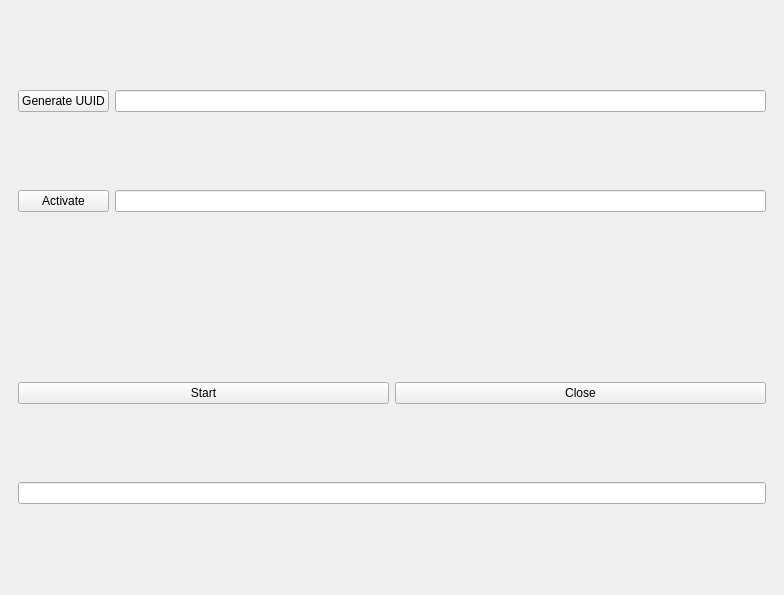
<?xml version="1.0" encoding="UTF-8"?>
<ui version="4.0">
 <class>MainWindow</class>
 <widget class="QMainWindow" name="MainWindow">
  <property name="geometry">
   <rect>
    <x>0</x>
    <y>0</y>
    <width>784</width>
    <height>595</height>
   </rect>
  </property>
  <property name="windowTitle">
   <string>MainWindow</string>
  </property>
  <widget class="QWidget" name="centralwidget">
   <layout class="QVBoxLayout" name="verticalLayout">
    <item>
     <widget class="QWidget" name="widget" native="true">
      <layout class="QGridLayout" name="gridLayout_3">
       <item row="1" column="1">
        <widget class="QPushButton" name="actBtn">
         <property name="text">
          <string>Activate</string>
         </property>
        </widget>
       </item>
       <item row="1" column="2">
        <widget class="QLineEdit" name="actEdit"/>
       </item>
       <item row="0" column="2">
        <widget class="QLineEdit" name="genEdit"/>
       </item>
       <item row="0" column="1">
        <widget class="QPushButton" name="genBtn">
         <property name="text">
          <string>Generate UUID</string>
         </property>
        </widget>
       </item>
      </layout>
     </widget>
    </item>
    <item>
     <widget class="QWidget" name="widget_2" native="true">
      <layout class="QGridLayout" name="gridLayout_2">
       <item row="0" column="0">
        <widget class="QPushButton" name="startBtn">
         <property name="text">
          <string>Start</string>
         </property>
        </widget>
       </item>
       <item row="1" column="0" colspan="2">
        <widget class="QLineEdit" name="infoEdit"/>
       </item>
       <item row="0" column="1">
        <widget class="QPushButton" name="closeBtn">
         <property name="text">
          <string>Close</string>
         </property>
        </widget>
       </item>
      </layout>
     </widget>
    </item>
   </layout>
  </widget>
 </widget>
 <resources/>
 <connections>
  <connection>
   <sender>closeBtn</sender>
   <signal>clicked()</signal>
   <receiver>MainWindow</receiver>
   <slot>close()</slot>
   <hints>
    <hint type="sourcelabel">
     <x>519</x>
     <y>325</y>
    </hint>
    <hint type="destinationlabel">
     <x>399</x>
     <y>299</y>
    </hint>
   </hints>
  </connection>
 </connections>
</ui>
